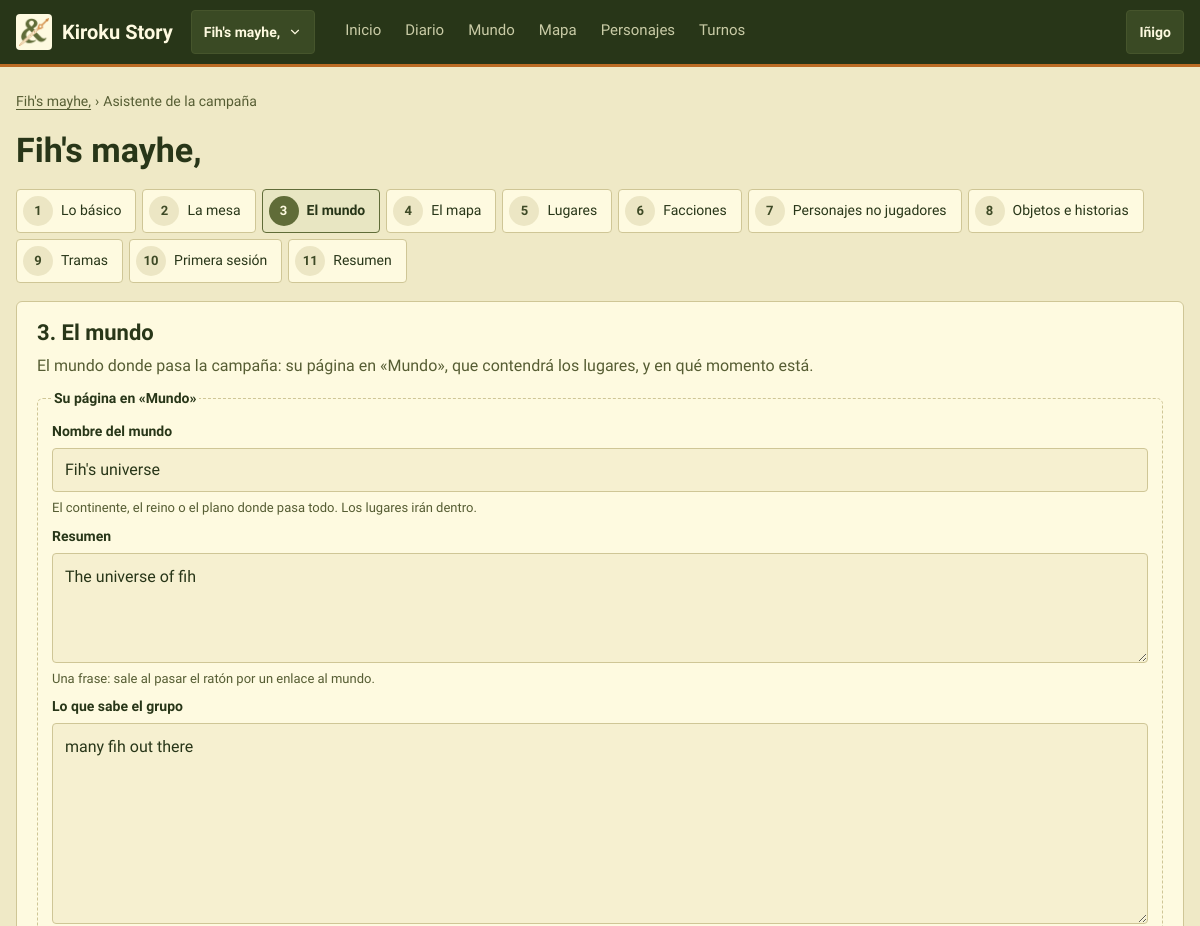
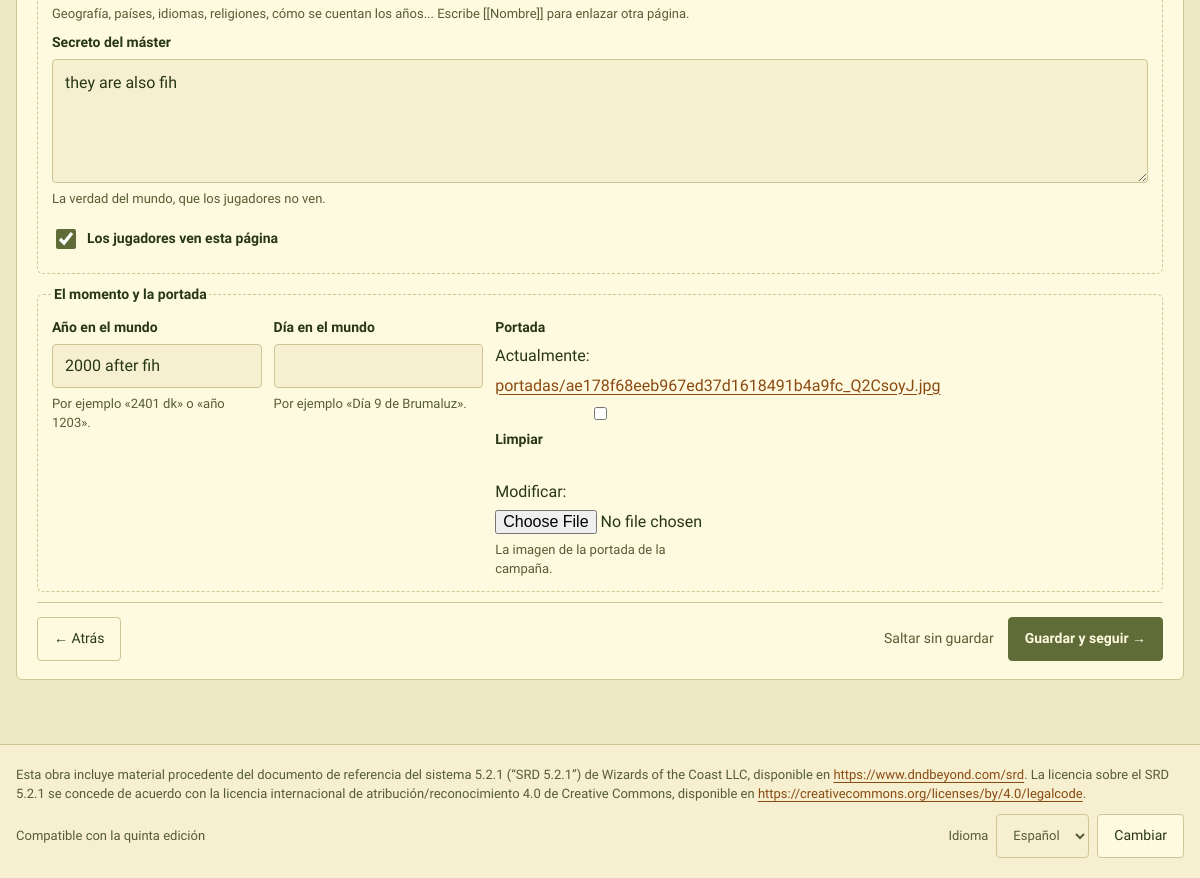
/c/5/asistente/?paso=2 (signed in), run on the app's committed database (2 pictures, top to bottom).
### CampaignManager/models.py (models this page shows, shortened)
class Campaign(models.Model):
    class Ruleset(models.TextChoices):
        AEGIS = rules.AEGIS, "Aegis"
        SRD = rules.SRD, "SRD 5.2.1"
    class Status(models.TextChoices):
        ACTIVA = "activa", "Activa"
        PAUSADA = "pausada", "Pausada"
        TERMINADA = "terminada", "Terminada"
    name = models.CharField(max_length=100)
    description = models.TextField(blank=True)
    start_date = models.DateField()
    status = models.CharField(max_length=10, choices=Status.choices, default=Status.ACTIVA)
    ruleset = models.CharField(max_length=10, choices=Ruleset.choices, default=Ruleset.AEGIS,
                               help_text="The rules the campaign plays with (see rules.py)")
    cover = models.ImageField(upload_to="portadas/", blank=True)
    notice = models.TextField(blank=True, help_text="«Aviso del máster» on the home page")
    world_day = models.CharField(max_length=100, blank=True, help_text="Day in the world, e.g. «3 de Brumario»")
    world_year = models.CharField(max_length=100, blank=True)
    masters = models.ManyToManyField(User, related_name="dm_campaigns")
    players = models.ManyToManyField(User, related_name="player_campaigns", blank=True)
    class Meta:
        ordering = ["name"]
        indexes = [models.Index(fields=["status"])]
    def _role(self, user):
        if not user.is_authenticated:
            return None
        cache = self.__dict__.setdefault("_roles", {})
        if user.pk not in cache:
            if self.masters.filter(pk=user.pk).exists():
                cache[user.pk] = "master"
            elif self.players.filter(pk=user.pk).exists():
                cache[user.pk] = "player"
            else:
                cache[user.pk] = None
        return cache[user.pk]
    def is_master(self, user):
        return self._role(user) == "master"
    def is_member(self, user):
        return self._role(user) is not None
    @property
    def is_aegis(self):
        return self.ruleset == self.Ruleset.AEGIS

class User(AbstractUser):
    class SheetView(models.TextChoices):
        WEB = "web", "Vista web"
        FICHA = "ficha", "Vista ficha"
    sheet_view = models.CharField(max_length=5, choices=SheetView.choices, default=SheetView.WEB)

### CampaignManager/views_setup.py (the view, shortened to what this page needs)
@campaign_member
def campaign_setup(request, campaign):
    master_only(request)
    try:
        step = rules.clamp(int(request.POST.get("paso", request.GET.get("paso", 0))), 0, LAST_STEP)
    except ValueError:
        step = 0
    return render(request, "campaign_setup.html",
                  _context(request, campaign, step, step_forms(step, campaign, request.user)))

### CampaignManager/forms.py
class CampaignWorldForm(forms.ModelForm):
    class Meta:
        model = Campaign
        fields = ["world_year", "world_day", "cover"]
        labels = {"world_year": "Año en el mundo", "world_day": "Día en el mundo", "cover": "Portada"}
        help_texts = {"world_year": "Por ejemplo «2401 dk» o «año 1203».", "world_day": "Por ejemplo «Día 9 de Brumaluz».",
                      "cover": "La imagen de la portada de la campaña."}

class WorldPageForm(forms.Form):
    title = forms.CharField(label="Nombre del mundo", max_length=200,
                            help_text="El continente, el reino o el plano donde pasa todo. Los lugares irán dentro.")
    summary = forms.CharField(label="Resumen", required=False, widget=forms.Textarea(attrs={"rows": 2}),
                              help_text="Una frase: sale al pasar el ratón por un enlace al mundo.")
    body = forms.CharField(label="Lo que sabe el grupo", required=False, widget=forms.Textarea(attrs={"rows": 7}),
                           help_text="Geografía, países, idiomas, religiones, cómo se cuentan los años... Escribe [[Nombre]] para enlazar otra página.")
    secret = forms.CharField(label="Secreto del máster", required=False, widget=forms.Textarea(attrs={"rows": 4}),
                             help_text="La verdad del mundo, que los jugadores no ven.")
    revealed = forms.BooleanField(label="Los jugadores ven esta página", required=False, initial=True)

### CampaignManager/campaign_models.py (called while the page is built)
    def visible_for(self, user, campaign):
        qs = self.filter(scene__campaign=campaign)
        if campaign.is_master(user):
            return qs
        return qs.filter(
            models.Q(whisper_to__isnull=True) | models.Q(author=user) | models.Q(whisper_to__player=user)
        )

### CampaignManager/permissions.py (called while the page is built)
def get_campaign_for(user, campaign_id):
    campaign = get_object_or_404(Campaign, pk=campaign_id)
    if not campaign.is_member(user):
        raise Http404("No es una de tus campañas.")
    return campaign

def user_campaigns(user):
    if not user.is_authenticated:
        return Campaign.objects.none()
    return Campaign.objects.filter(Q(masters=user) | Q(players=user)).distinct()

def master_only(request):
    if not request.is_master:
        raise PermissionDenied("Solo el máster puede hacer esto.")

### CampaignManager/rules.py (called while the page is built)
def clamp(value, low, high):
    return max(low, min(high, value))

### CampaignManager/services.py (called while the page is built)
def active_encounter(campaign):
    return Encounter.objects.filter(campaign=campaign, active=True).first()

### CampaignManager/templates/campaign_setup.html (shortened to what this page needs)
{% extends "base.html" %}
{% load i18n mesa %}
{% block content %}
<section class="pila" aria-labelledby="h-asistente">
    <nav class="migas" aria-label="{% translate 'Ruta' %}">
        {% if campaign %}<a href="{% url 'home' campaign.pk %}">{{ campaign.name }}</a> <span aria-hidden="true">›</span> <span>{% translate "Asistente de la campaña" %}</span>
        {% else %}<span>{% translate "Nueva campaña" %}</span>{% endif %}
    </nav>
    <h1 id="h-asistente">{% if campaign %}{{ campaign.name }}{% else %}{% translate "Nueva campaña" %}{% endif %}</h1>
    <ol class="pasos" aria-label="{% translate 'Pestañas del asistente' %}">
        {% for s in steps %}
        <li>{% if s.current %}<span aria-current="step"><b>{{ s.num }}</b>{% translate s.label %}</span>
            {% elif campaign %}<button type="submit" form="asistente" name="ir" value="paso-{{ s.n }}"><b>{{ s.num }}</b>{% translate s.label %}</button>
            {% else %}<span class="desactivado" aria-disabled="true"><b>{{ s.num }}</b>{% translate s.label %}</span>{% endif %}</li>
        {% endfor %}
    </ol>
    <form id="asistente" method="post" enctype="multipart/form-data" class="tarjeta pila" novalidate
          action="{% if campaign %}{% url 'campaign_setup' campaign.pk %}{% else %}{% url 'campaign_new' %}{% endif %}">
        <div class="pila-s">
            <h2 style="font-size:22px">{{ step|add:1 }}. {% for s in steps %}{% if s.current %}{% translate s.label %}{% endif %}{% endfor %}</h2>
            <p class="atenuado">{% translate intro %}</p>
        </div>
        {% if step == 0 or step == 1 or step == 9 %}
        <div class="pila-s">{% for field in form %}{% include "partials/field.html" %}{% endfor %}</div>
        {% if step == 9 and existing_sessions %}
        <p class="ayuda">{% blocktranslate count n=existing_sessions|length %}La campaña ya tiene {{ n }} sesión: esta será otra más.{% plural %}La campaña ya tiene {{ n }} sesiones: esta será otra más.{% endblocktranslate %}
            <a href="{% url 'diary' campaign.pk %}">{% translate "Ver el diario" %}</a></p>
        {% endif %}
        {% elif step == 2 %}
        <fieldset class="pila-s libre" style="margin:0">
            <legend class="etiqueta">{% translate "Su página en «Mundo»" %}</legend>
            {% for field in page_form %}{% include "partials/field.html" %}{% endfor %}
        </fieldset>
        <fieldset class="pila-s libre" style="margin:0">
            <legend class="etiqueta">{% translate "El momento y la portada" %}</legend>
            <div class="rejilla-campos">{% for field in form %}{% include "partials/field.html" %}{% endfor %}</div>
        </fieldset>
        {% endif %}
        <div class="fila-s" style="flex-direction:row-reverse;justify-content:space-between;border-top:1px solid var(--line);padding-top:14px">
            <span class="fila-s" style="flex-direction:row-reverse">
                {% if not campaign %}<button class="btn btn-principal" name="ir" value="siguiente">{% translate "Crear la campaña" %} →</button>
                {% elif step < last_step %}<button class="btn btn-principal" name="ir" value="siguiente">{% translate "Guardar y seguir" %} →</button>
                {% else %}<button class="btn btn-principal" name="ir" value="terminar">{% translate "Ir a la campaña" %}</button>{% endif %}
                {% if campaign and step > 0 and step < last_step %}<button class="btn btn-texto" name="ir" value="saltar" formnovalidate>{% translate "Saltar sin guardar" %}</button>{% endif %}
            </span>
            {% if campaign and step > 0 %}<button class="btn" name="ir" value="atras">← {% translate "Atrás" %}</button>{% endif %}
        </div>
    </form>
</section>
{% endblock %}

### CampaignManager/templates/base.html (shortened to what this page needs)
{% load static i18n mesa %}<!DOCTYPE html>
{% get_current_language as LANGUAGE_CODE %}
<html lang="{{ LANGUAGE_CODE }}">
<head>
    <link rel="stylesheet" href="{% asset 'css/mesa.css' %}">
</head>
<body>
<header class="cabecera">
    <div class="cabecera-inner">
        <a class="marca" href="{% url 'start' %}">
            <img src="{% asset 'img/logo-small.png' %}" alt="" width="36" height="36">
            <span>Kiroku Story</span>
        </a>
        {% if user.is_authenticated and nav_campaigns %}
        <details class="desplegable">
            <summary aria-label="{% translate 'Cambiar de campaña' %}">{% if nav_campaign %}{{ nav_campaign.name }}{% else %}{% translate "Tus campañas" %}{% endif %}
                <svg width="14" height="14" viewBox="0 0 24 24" fill="none" stroke="currentColor" stroke-width="2" stroke-linecap="round" aria-hidden="true"><path d="M6 9l6 6 6-6"></path></svg></summary>
        </details>
        {% endif %}
        {% if nav_items %}
        <nav id="nav-secciones" class="nav" aria-label="{% translate 'Secciones de la campaña' %}">
            {% for item in nav_items %}
            <a href="{{ item.url }}" {% if item.current %}aria-current="page"{% endif %}>{{ item.label }}{% if item.badge %} <span class="insignia">{{ item.badge }}</span>{% endif %}</a>
            {% endfor %}
        </nav>
        {% else %}
        <span style="margin-right:auto"></span>
        {% endif %}
        {% if user.is_authenticated %}
        <details class="desplegable">
            <summary>{{ user.get_short_name|default:user.username }}</summary>
        </details>
        {% endif %}
    </div>
</header>
<main id="principal" class="contenido">
    {% block content %}{% endblock %}
</main>
<footer class="pie">
    <div class="pie-inner">
        <p lang="es">Esta obra incluye material procedente del documento de referencia del sistema 5.2.1 (“SRD 5.2.1”) de Wizards of the Coast LLC, disponible en <a href="https://www.dndbeyond.com/srd">https://www.dndbeyond.com/srd</a>. La licencia sobre el SRD 5.2.1 se concede de acuerdo con la licencia internacional de atribución/reconocimiento 4.0 de Creative Commons, disponible en <a href="https://creativecommons.org/licenses/by/4.0/legalcode">https://creativecommons.org/licenses/by/4.0/legalcode</a>.</p>
        <div class="fila-s" style="justify-content:space-between">
            <span>{% translate "Compatible con la quinta edición" %}</span>
            <form action="{% url 'set_language' %}" method="post" class="fila-s">
                <label for="idioma">{% translate "Idioma" %}</label>
                <select id="idioma" name="language" class="entrada" style="width:auto">
                    {% get_available_languages as LANGUAGES %}
                    {% for code, name in LANGUAGES %}<option value="{{ code }}" {% if code == LANGUAGE_CODE %}selected{% endif %}>{{ name }}</option>{% endfor %}
                </select>
                <button type="submit" class="btn">{% translate "Cambiar" %}</button>
            </form>
        </div>
    </div>
</footer>
</body>
</html>

### CampaignManager/templates/partials/field.html (shortened to what this page needs)
{% if field.is_hidden %}{{ field }}{% elif field.widget_type == "checkbox" %}
<div class="campo"><label class="casilla">{{ field }} {{ field.label }}</label>{% if field.help_text %}<span class="ayuda">{{ field.help_text }}</span>{% endif %}{{ field.errors }}</div>
{% else %}
<div class="campo">
    <label for="{{ field.id_for_label }}">{{ field.label }}</label>
    {{ field }}
    {% if field.help_text %}<span class="ayuda">{{ field.help_text }}</span>{% endif %}
</div>
{% endif %}

### data on the page
Campaign: name "Fih's mayhe,", form "2000 after fih"
User: get_short_name "Iñigo"

### other printed values
{{ item.label }} "Inicio" "Diario" "Mundo" "Mapa" "Personajes" "Turnos"
{{ s.num }} "1" "2" "4" "5" "6" "7" "8" "9" "10" "11"
{{ s.num }} "3"
{{ step|add:1 }} "3"
{{ field.label }} "Nombre del mundo" "Resumen" "Lo que sabe el grupo" "Secreto del máster" "Año en el mundo" "Día en el mundo" "Portada"
{{ field.help_text }} "El continente, el reino o el plano donde pasa todo. Los lugares irán dentro." "Una frase: sale al pasar el ratón por un enlace al mundo." "Geografía, países, idiomas, religiones, cómo se cuentan los años... Escribe [[Nombre]] para enlazar otra página." "La verdad del mundo, que los jugadores no ven." "Por ejemplo «2401 dk» o «año 1203»." "Por ejemplo «Día 9 de Brumaluz»." "La imagen de la portada de la campaña."
{{ field.label }} "Los jugadores ven esta página"
form field language "Español"
